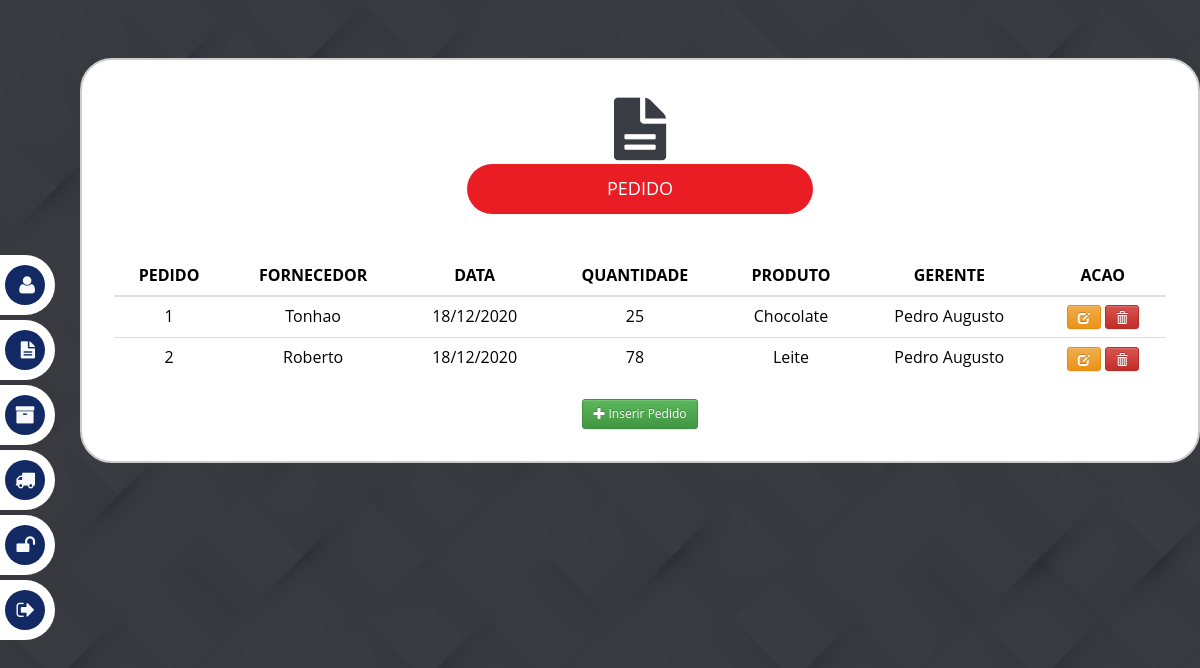
/src/projetoEs/index.php?secao=Pedido_gerente (signed in), run on the app's committed database.
### tables this page shows
CREATE TABLE `pedido` (
  `Numero_Pedido` int NOT NULL AUTO_INCREMENT,
  `DataPedido` date NOT NULL,
  `Quantidade` int NOT NULL,
  `ID_Produto` char(20) NOT NULL,
  `ID_Gerente` int NOT NULL,
  PRIMARY KEY (`Numero_Pedido`),
  KEY `fk_Pedido_Produto1_idx` (`ID_Produto`),
  KEY `fk_Pedido_Gerente1_idx` (`ID_Gerente`),
  CONSTRAINT `fk_Pedido_Gerente1` FOREIGN KEY (`ID_Gerente`) REFERENCES `gerente` (`ID_Gerente`) ON DELETE RESTRICT,
  CONSTRAINT `fk_Pedido_Produto1` FOREIGN KEY (`ID_Produto`) REFERENCES `produto` (`ID_Produto`) ON DELETE RESTRICT
);

CREATE TABLE `fornecedor` (
  `ID_Fornecedor` int NOT NULL AUTO_INCREMENT,
  `EnderecoFornecedor` varchar(100) NOT NULL,
  `NomeFornecedor` varchar(50) DEFAULT NULL,
  PRIMARY KEY (`ID_Fornecedor`)
);

CREATE TABLE `produto` (
  `ID_Produto` char(20) NOT NULL,
  `NomeProduto` varchar(45) NOT NULL,
  `Marca` varchar(45) NOT NULL,
  `qntdEstoque` int DEFAULT NULL,
  `ValorDeCompra` decimal(10,2) NOT NULL,
  `ValorDeVenda` decimal(10,2) NOT NULL,
  `ID_Fornecedor` int NOT NULL,
  `Cod_Cliente` int NOT NULL,
  PRIMARY KEY (`ID_Produto`),
  KEY `fk_Produto_Fornecedor1_idx` (`ID_Fornecedor`),
  KEY `fk_Produto_Cliente` (`Cod_Cliente`),
  CONSTRAINT `fk_Produto_Cliente` FOREIGN KEY (`Cod_Cliente`) REFERENCES `cliente` (`Cod_Cliente`),
  CONSTRAINT `fk_Produto_Fornecedor1` FOREIGN KEY (`ID_Fornecedor`) REFERENCES `fornecedor` (`ID_Fornecedor`) ON DELETE RESTRICT
);

CREATE TABLE `gerente` (
  `ID_Gerente` int NOT NULL AUTO_INCREMENT,
  `Acrescimo` decimal(10,2) NOT NULL,
  `Salario` decimal(10,2) NOT NULL,
  `DataDeAdmissao` datetime NOT NULL,
  `NomeGerente` varchar(45) NOT NULL,
  PRIMARY KEY (`ID_Gerente`)
);

### src/projetoEs/Pedido_gerente.php (the view, shortened to what this page needs)
<?php
include "../config.php";
$con = mysqli_connect($host,$login,$senha,$bd);
$id_usuario = $_SESSION['id_cliente'];
?>
<head>
							<link rel="stylesheet" href="inventory/css/bootstrap.min.css">
							<link rel="stylesheet" href="inventory/css/bootstrap-theme.min.css">
							<link rel="stylesheet" href="inventory/css/loader.css">
							<link rel="stylesheet" type="text/css" href="inventory/dashboard/vendor/font-awesome/css/font-awesome.min.css">
							<link rel="stylesheet" href="inventory/css/jquery.dataTables.min.css">
							<link rel="stylesheet" href="inventory/css/dataTables.bootstrap.min.css">
							<link rel="stylesheet" href="inventory/css/responsive.bootstrap.min.css">
							<link href="assets/css/pagina_main_two.css" rel="stylesheet" type="text/css" />
</head>
<body onload="myFunction()" style="margin:0;">
<div id="container">
    <div id="content">
        <div class="container">
            <div class="col-md-12"  style="margin-top:10px;">
				<div class="widget box">
					<div class="widget-content">
						<form method="post" enctype="multipart/form-data" id="form_perfil" action="">
							<div class="form-group">
							<i class="icon-file-text ic" style="display:block; margin-left: auto; margin-right: auto; width: fit-content;"></i>
								<br><br>
								<h4 style="margin-top: -35px ;display: block;  margin-right: auto;  margin-left: auto;" id="Cadastro"> PEDIDO</h4>
								<br>
								<br>
								<table id="example" class="table table-hover" >
									<thead>
										<tr>
											<th scope="col" style="text-align:center;">PEDIDO</th>
											<th scope="col" style="text-align:center;">FORNECEDOR</th>
											<th scope="col" style="text-align:center;">DATA</th>
											<th scope="col" style="text-align:center;">QUANTIDADE</th>
											<th scope="col" style="text-align:center;">PRODUTO</th>
											<th scope="col" style="text-align:center;">GERENTE</th>
											<th scope="col" style="text-align:center;">ACAO</th>
										</tr>
									</thead>
									<tbody>
                <?php
                    $sql = "SELECT a.*, DATE_FORMAT(a.DataPedido,'%d/%m/%Y') as dataPedido, c.ID_Produto, b.ID_Gerente, b.NomeGerente as NomeGerente, c.NomeProduto as NomeProduto, d.NomeFornecedor as NomeFornecedor
								FROM pedido a
									LEFT JOIN gerente b ON b.ID_Gerente = a.ID_Gerente
									LEFT JOIN produto c ON c.ID_Produto = a.ID_Produto
									LEFT JOIN fornecedor d ON d.ID_Fornecedor = c.ID_Fornecedor
										WHERE a.ID_Gerente = '".$id_usuario."'
										";
                    $result = mysqli_query($con, $sql);
                    if(mysqli_num_rows($result) > 0 ){
                        while($row = mysqli_fetch_assoc($result)) {
                            $id = $row['Numero_Pedido'];
                            $item_name = $row['NomeProduto'];
							$item_data = $row['dataPedido'];
							$item_ger = $row['NomeGerente'];
							$item_forn = $row['NomeFornecedor'];
							$qty = $row['Quantidade'];
                            if($qty == 0){
                                $alert = "Sem Estoque";
                            }else {
                                $alert = $qty;
                            }
                    ?>
                <tr>
                    <td align="center">
                        <?php echo $id; ?>
                    </td >
					 <td align="center">
                        <?php echo $item_forn; ?>
                    </td >
                    <td align="center">
                        <?php echo $item_data; ?>
                    </td >
                    <td align="center">
                        <?php echo $alert; ?>
                    </td>
                    <td align="center">
                        <?php echo $item_name; ?>
                    </td>
					<td align="center">
                        <?php echo $item_ger; ?>
                    </td>
					<td align="center">
                        <a href="#edit<?php echo $id;?>" data-toggle="modal">
                            <button type='button' class='btn btn-warning btn-sm'><span class='glyphicon glyphicon-edit' aria-hidden='true'></span></button>
                        </a>
                        <a href="#delete<?php echo $id;?>" data-toggle="modal">
                            <button type='button' class='btn btn-danger btn-sm'><span class='glyphicon glyphicon-trash' aria-hidden='true'></span></button>
                        </a>
                    </td>
                </tr>
                <?php
                        }
                    }
?>
            </tbody>
        </table>
    </div>
     <div class="dropdown" >
	 <a href="#add" data-toggle="modal">
                <button style="display:block; margin-left: auto; margin-right: auto;" type='button' class='btn btn-success btn-sm'><span class='glyphicon glyphicon-plus' aria-hidden='true'></span> Inserir Pedido</button>
            </a>
	 </div>
							</div>
					</div>
				</div>
			</div>
        </div>
    </div>
</div>
</body>
</html>

### src/projetoEs/index.php (shortened to what this page needs)
<?php
$id_cliente = $_SESSION['id_cliente'];
?>
<head>
	<link href="assets/css/pagina_main_two.css" rel="stylesheet" type="text/css" />
	<link href="assets/css/fontawesome/font-awesome.css" rel="stylesheet" type="text/css" />
</head>
  <link href="//netdna.bootstrapcdn.com/font-awesome/4.1.0/css/font-awesome.min.css" rel="stylesheet">
<div class="overlay site-wrapper ">
<body class="login page-home" style="background-image: url(BG-NOVO.png);
						background-position: center;
						background-size: cover; line-height: 1;">
<?php
if($id_cliente != 1){
?>
<nav class="social">
	<ul>
		<li><a href="?secao=Perfil_cliente">CLIENTE <i class="fa fa-user"></i></a></li>
		<li><a href="?secao=Vendas_cliente">VENDAS <i class="fa fa-shopping-cart"></i></a></li>
		<li><a href="?secao=Produto_cliente">PRODUTO <i class="fa fa-archive"></i></a></li>
		<li><a href="?secao=Senha_cliente">SENHA <i class="fa fa-unlock"></i></a></li>
		<li><a href="?secao=Sair_cliente">SAIR <i class="fa fa-sign-out"></i></a></li>
	</ul>
</nav>
	<?php
	$validas = array('Perfil_cliente','Vendas_cliente','Produto_cliente','Senha_cliente','Sair_cliente');
	if (in_array($_GET['secao'], $validas)) {
		require ($_GET['secao'] . '.php');
	}
}else{
	?>
<nav class="social">
	<ul>
		<li><a href="?secao=Perfil_gerente">GERENTE <i class="fa fa-user"></i></a></li>
		<li><a href="?secao=Pedido_gerente">PEDIDO <i class="fa fa-file-text"></i></a></li>
		<li><a href="?secao=Produto_gerente">PRODUTO <i class="fa fa-archive"></i></a></li>
		<li><a href="?secao=Fornecedor_gerente">FORNECEDOR <i class="fa fa-truck"></i></a></li>
		<li><a href="?secao=Senha_gerente">SENHA <i class="fa fa-unlock"></i></a></li>
		<li><a href="?secao=Sair_gerente">SAIR <i class="fa fa-sign-out"></i></a></li>
	</ul>
</nav>
<?php
	$validas2 = array('Perfil_gerente','Pedido_gerente','Produto_gerente','Senha_gerente','Fornecedor_gerente','Sair_gerente');
	if (in_array($_GET['secao'], $validas2)) {
		require ($_GET['secao'] . '.php');
	}
}
	?>
</body>
</html>

### src/projetoEs/assets/css/pagina_main_two.css (style rules this page uses)
a { color: #fff; text-decoration: none; }
.social { position: fixed; top: 250px; }
form { max-width: 500px; height: auto; padding: 5em; border: 2px solid #ea1c24; border-radius: 2em; background-color: white; display: block; margin-right: auto; margin-left: auto; margin-top: 8.5em; }
.social ul { padding: 0px; -webkit-transform: translate(-270px, 0); -moz-transform: translate(-270px, 0); -ms-transform: translate(-270px, 0); -o-transform: translate(-270px, 0); transform: translate(-270px, 0); }
.social ul li { display: block; margin: 5px; background: #122963; width: 300px; text-align: right; padding: 10px; -webkit-border-radius: 0 30px 30px 0; -moz-border-radius: 0 30px 30px 0; border-radius: 0 30px 30px 0; -webkit-transition: all 1s; -moz-transition: all 1s; -ms-transition: all 1s; -o-transition: all 1s; transition: all 1s; }
.social ul li i { margin-left: 10px; color: #000; background: #fff; padding: 10px; -webkit-border-radius: 50%; -moz-border-radius: 50%; border-radius: 50%; width: 20px; height: 20px; font-size: 20px; background: #ffffff; -webkit-transform: rotate(0deg); -moz-transform: rotate(0deg); -ms-transform: rotate(0deg); -o-transform: rotate(0deg); transform: rotate(0deg); }
body { background: #444d5694; background: #48494ac7; font-family: "Open Sans", "Helvetica Neue", Helvetica, Arial, sans-serif; color: #000; font-size: 16px; }
#Cadastro { background-color: #ea1c24; color: #FFFFFF; text-align: center; padding: 15px; border-radius: 30px; width: 30%; }
form { max-width: 100%; margin: 0 auto; padding: 2em; border: 2px solid #CCC; border-bottom-right-radius: 0px; border-top-right-radius: 0px; border-bottom-left-radius: 0; border-top-left-radius: 0; height: auto; display: block; margin-right: -7; margin-left: -7; margin-top: 4.5em; border-radius: 2em; }
.fa-user { background-color: #ea1c24; }
.ic { margin-left: 220px; font-size: 7.3rem; display: block; }
.social ul li { display: block; margin: 5px; background: white; width: 300px; text-align: right; padding: 10px; -webkit-border-radius: 0 30px 30px 0; -moz-border-radius: 0 30px 30px 0; border-radius: 0 30px 30px 0; -webkit-transition: all 1s; -moz-transition: all 1s; -ms-transition: all 1s; -o-transition: all 1s; transition: all 1s; }
.social ul li i { margin-left: 10px; color: #f8f9fa; background: #f00; padding: 10px; -webkit-border-radius: 50%; -moz-border-radius: 50%; border-radius: 50%; width: 20px; height: 20px; font-size: 20px; background: #122963; -webkit-transform: rotate(0deg); -moz-transform: rotate(0deg); -ms-transform: rotate(0deg); -o-transform: rotate(0deg); transform: rotate(0deg); }
#Cadastro { background-color: #ea1c24; color: #FFFFFF; text-align: center; padding: 15px; border-radius: 30px; }
form { max-width: 100%; padding: 2em; border: 2px solid #CCC; border-bottom-right-radius: 0px; border-top-right-radius: 0px; border-bottom-left-radius: 0; border-top-left-radius: 0; height: auto; display: block; margin-left: 50px; margin-top: 3em; border-radius: 2em }
.ic { margin-left: 220px; font-size: 7.3rem; display: block; color:#393c42; }
.page-home { background-position: center center; background-repeat: no-repeat; background-size: cover; vertical-align: middle; width: 100%; height: 100%; }
.page-home .overlay { background-color: rgba(14, 17, 24, 0.82); height: 100%; }
.overlay { position: absolute; left: 0; top: 0; width: 100%; height: 100%; }

### src/projetoEs/Pedido_gerente.php (style rules this page uses)
a { color: #fff; text-decoration: none; }

### src/projetoEs/index.php (style rules this page uses)
a { color: #fff; text-decoration: none; }

### data on the page
pedido: Numero_Pedido "1", fornecedor.NomeFornecedor "Tonhao", item_data "18/12/2020", Quantidade "25", ID_Produto.NomeProduto "Chocolate", ID_Gerente.NomeGerente "Pedro Augusto"
pedido: Numero_Pedido "2", fornecedor.NomeFornecedor "Roberto", item_data "18/12/2020", Quantidade "78", ID_Produto.NomeProduto "Leite", ID_Gerente.NomeGerente "Pedro Augusto"
